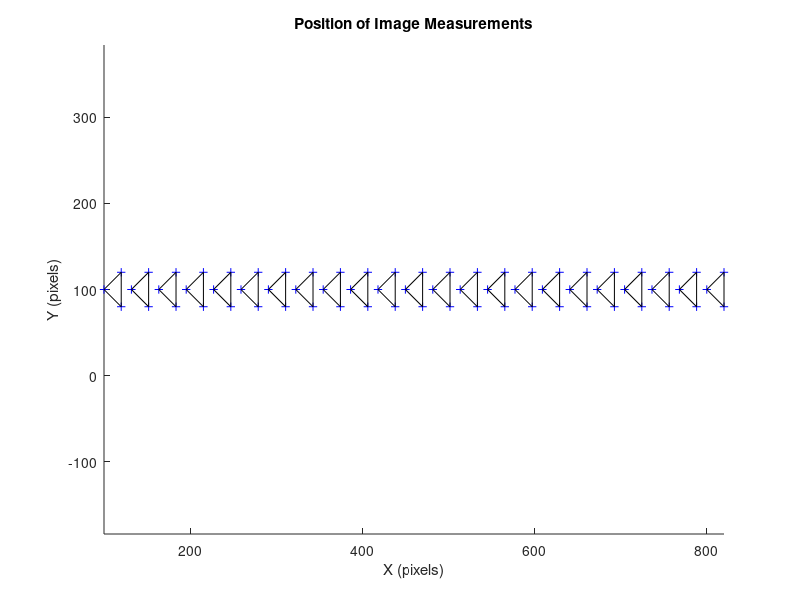

This chart was generated by the following MATLAB code:
function phi = create_meas()
%create some body fixed vectors
x_body(:,1) = [0;0];
x_body(:,2) = [20;20];
x_body(:,3) = [20;-20];

%create some origin motion
origin_motion = [linspace(100,800,floor(700/30));
                 100*ones(1,floor(700/30))];

%move the body points through the motion and assemble into a measurement
%matrix
meas = zeros(2*size(x_body,2),size(origin_motion,2));
for kk = 1:size(origin_motion,2)
    meas(:,kk) = reshape([eye(2),origin_motion(:,kk)]*[x_body;ones(1,size(x_body,2))],[],1);
end

%plot the measurements 
figure
hold on
plot(meas(1,:),meas(2,:),'b+',meas(3,:),meas(4,:),'b+',meas(5,:),meas(6,:),'b+')
%plot the connectivity
for kk = 1:size(meas,2)
    pts = [reshape(meas(:,kk),2,[]),meas(1:2,kk)];
    plot(pts(1,:)',pts(2,:)','-k')
end
axis equal
xlabel('X (pixels)')
ylabel('Y (pixels)')
title('Position of Image Measurements')

phi = meas;